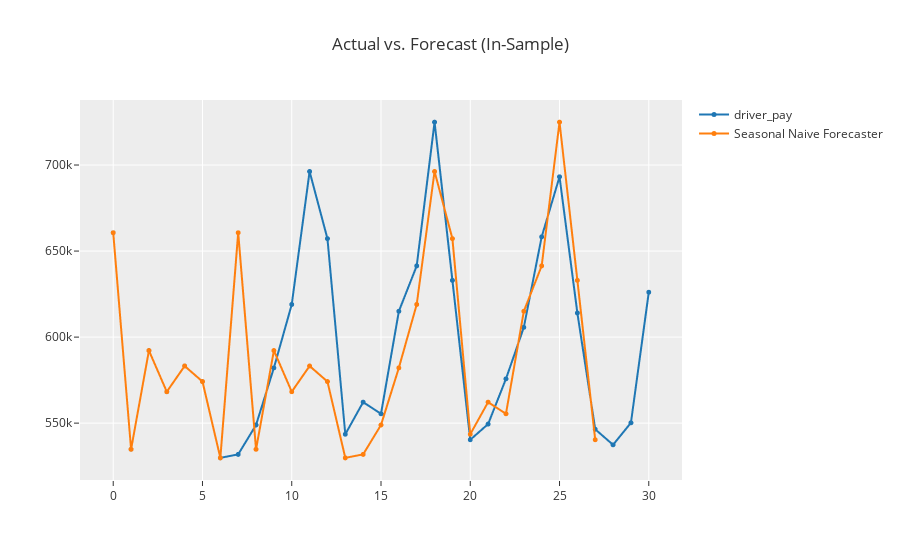

This figure's notebook cell:
### Code cell
# Visualizacion de los resultados: gráfico de resultados en la muestra
plot_model(best,plot='insample')

### Figure 1 — Plotly figure (JSON) as saved in the notebook; plotly's stock layout.template omitted (floating-point values rounded to 4 significant figures)
{"data": [{"line": {"color": "rgb(31, 119, 180)", "width": 2}, "marker": {"color": "rgb(31, 119, 180)", "size": 5}, "mode": "lines+markers", "name": "driver_pay", "type": "scattergl", "x": [0, 1, 2, 3, 4, 5, 6, 7, 8, 9, 10, 11, 12, 13, 14, 15, 16, 17, 18, 19, 20, 21, 22, 23, 24, 25, 26, 27, 28, 29, 30], "xaxis": "x", "y": [660700.0, 534800.0, 592200.0, 568200.0, 583200.0, 574200.0, 529800.0, 531800.0, 548900.0, 582100.0, 619000.0, 696200.0, 657200.0, 543500.0, 562200.0, 555400.0, 615000.0, 641400.0, 724900.0, 633000.0, 540346, 549500.0, 575700.0, 605700.0, 658300.0, 693200.0, 614000.0, 546400.0, 537400.0, 550200.0, 626100.0], "yaxis": "y"}, {"line": {"color": "rgb(255, 127, 14)", "width": 2}, "marker": {"color": "rgb(255, 127, 14)", "size": 5}, "mode": "lines+markers", "name": "Seasonal Naive Forecaster", "type": "scattergl", "x": [0, 1, 2, 3, 4, 5, 6, 7, 8, 9, 10, 11, 12, 13, 14, 15, 16, 17, 18, 19, 20, 21, 22, 23, 24, 25, 26, 27, 28, 29, 30], "xaxis": "x", "y": [660700.0, 534800.0, 592200.0, 568200.0, 583200.0, 574200.0, 529800.0, 660700.0, 534800.0, 592200.0, 568200.0, 583200.0, 574200.0, 529800.0, 531800.0, 548900.0, 582100.0, 619000.0, 696200.0, 657200.0, 543500.0, 562200.0, 555400.0, 615000.0, 641400.0, 724900.0, 633000.0, 540346, null, null, null], "yaxis": "y"}], "layout": {"showlegend": true, "title": {"text": "Actual vs. Forecast (In-Sample)"}, "xaxis": {"anchor": "y", "domain": [0, 1]}, "yaxis": {"anchor": "x", "domain": [0, 1]}}}
